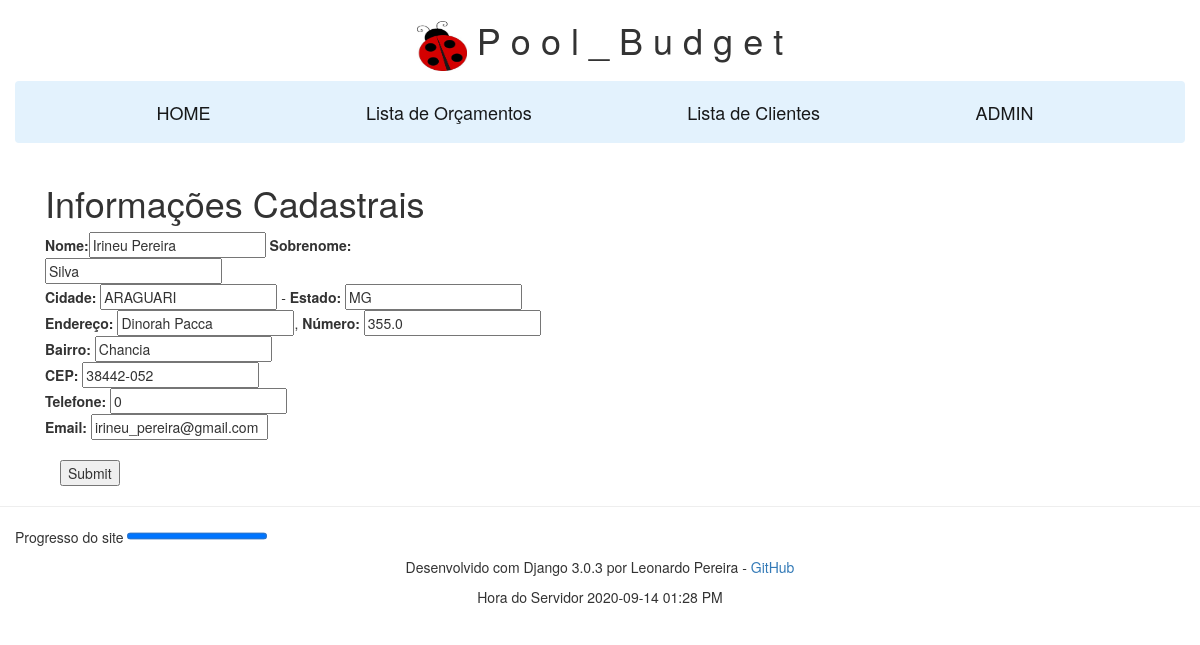
The app's page /cliente/33/update/ with its own data.
### dimensoes/models.py (models this page shows, shortened)
class ClienteModel(models.Model):
    nome = models.CharField(max_length=30)
    sobrenome = models.CharField(max_length=30)
    estado = models.CharField(max_length=15, blank=True)
    cidade = models.CharField(max_length=20, blank=True)
    bairro = models.CharField(max_length=20, blank=True)
    rua = models.CharField(max_length=100, blank=True)
    numero_casa = models.CharField(max_length=10, blank=True)
    cep = models.CharField(max_length=20, blank=True)
    telefone = models.IntegerField(blank=True, default=0)
    email = models.EmailField(max_length = 50, blank=True, help_text='Ex. clinte@gmail.com')
    class Meta:
        ordering = ['nome', 'sobrenome']

### dimensoes/views.py (the view)
# urls.py: path('cliente/<int:pk>/update/', views.ClienteUpdateView.as_view(), name='cliente_update'),
class ClienteUpdateView(generic.UpdateView):
    model = ClienteModel
    fields = '__all__'
    context_object_name = 'update_cliente'
    template_name = 'dimensoes/cliente_update.html'

### dimensoes/templatetags/my_tags.py (called while the page is built)
@register.simple_tag
def current_time(format_string):
    return datetime.now().strftime(format_string)

### dimensoes/templates/dimensoes/cliente_update.html (shortened to what this page needs)
{% extends "base_generic.html" %}
{% block content %}
{% if update_cliente %}
<div class="container-fluid">
  <h1>Informações Cadastrais</h1>
  <form action="" method="post">
    <div class="row">
        <div class="col-md-8 col-xs-8 col-sm-8">
            <b> Nome:</b>{{ form.nome }} <b> Sobrenome: </b>{{ form.sobrenome }}
        </div>
    </div>
    <div class="row">
        <div class="col-md-10 col-xs-10 col-sm-10">
            <b> Cidade:</b> {{ form.cidade }} - <b> Estado: </b>{{ form.estado }}
        </div>
      <div class="col-md-1 col-xs-1 col-sm-1"></div>
    </div>
    <div class="row">
        <div class="col-md-10 col-xs-10 col-sm-10">
            <b> Endereço: </b>{{ form.rua }}, <b> Número: </b>{{ form.numero_casa }}
        </div>
      <div class="col-md-1 col-xs-1 col-sm-1"></div>
    </div>
    <div class="row">
        <div class="col-md-10 col-xs-10 col-sm-10">
            <b> Bairro:</b> {{ form.bairro }}
        </div>
      <div class="col-md-1 col-xs-1 col-sm-1"></div>
    </div>
    <div class="row">
        <div class="col-md-10 col-xs-10 col-sm-10">
          <b> CEP:</b> {{ form.cep }}
        </div>
      <div class="col-md-1 col-xs-1 col-sm-1"></div>
    </div>
    <div class="row">
        <div class="col-md-10 col-xs-10 col-sm-10">
          <b>Telefone:</b> {{ form.telefone }}
        </div>
      <div class="col-md-1 col-xs-1 col-sm-1"></div>
    </div>
    <div class="row">
        <div class="col-md-10 col-xs-10 col-sm-10">
          <b>Email:</b> {{ form.email }}
        </div>
      <div class="col-md-1 col-xs-1 col-sm-1"></div>
    </div>
<br>
    <div class="col-md-1 col-xs-1 col-sm-1">
      <input type="submit" value="Submit">
    </div>
  </form>
</div>
{% else %}
  <p>Objeto não encontrado.</p>
{% endif %}
{% endblock %}

### records on screen
ClienteModel: nome "Irineu Pereira", sobrenome "Silva", cidade "ARAGUARI", estado "MG", rua "Dinorah Pacca", numero_casa "355.0", bairro "Chancia", cep "38442-052", telefone "0", email "irineu_pereira@gmail.com"

### other values on screen
{{ the_time }} "2020-09-14 01:28 PM"
